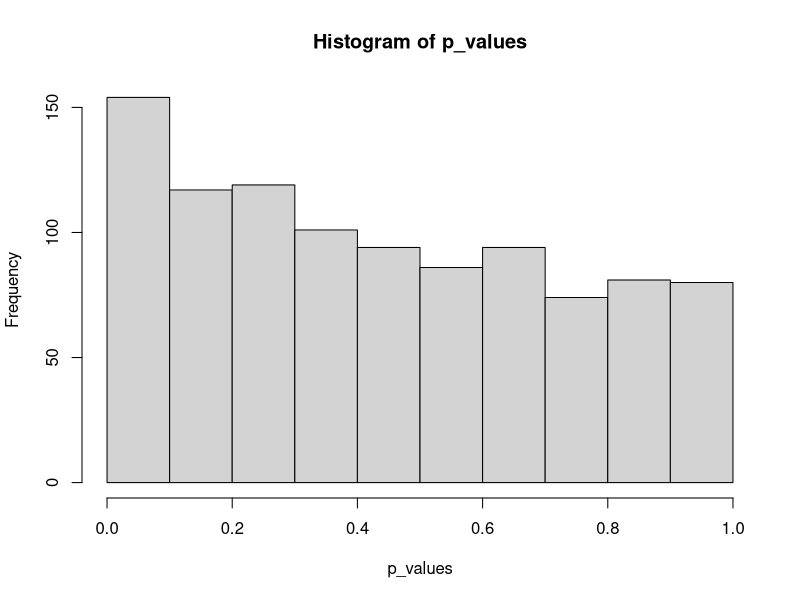
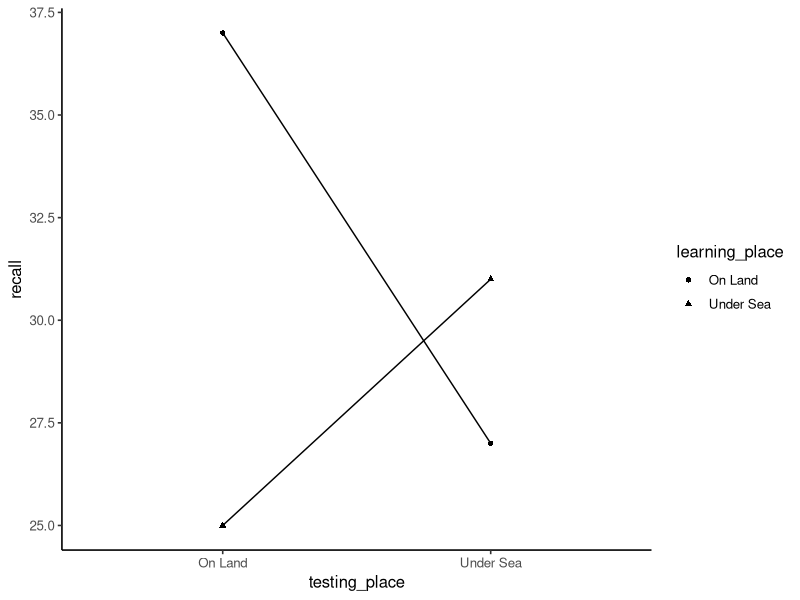

The R source for these figures, in order: (Note: this script raises an error after producing the figures.)
## ---- chunk 1
knitr::opts_chunk$set(echo = TRUE)
## ---- chunk 2
library(tidyverse)
library(foreach)
## ---- chunk 3
make_subject_data <- function(num_subjects, level_names, baseline_mean, baseline_sd, variation_vector) {
  
  simulated_data <- tibble(
    subject = as.factor(rep(1:num_subjects, each = length(level_names))),
    IV = as.factor(rep(level_names, num_subjects)),
    DV = rnorm(num_subjects * length(level_names), base_mean + var_vector, base_sd)
  )
  
  return(simulated_data)
  
  
}
## ---- chunk 4
norm_function <- function(means_vector, sds_vector) {
  norm_vector <- c()
  
  foreach(i = means_vector, j= sds_vector) %do% {
    norm_vector <- append(norm_vector, rnorm(1, i, j))
  }
  
  return(norm_vector)
}

make_subject_data_shift <- function(num_subjects, level_names, baseline_mean, baseline_sd, variation_vector, shift_means, shift_sd, randomize = FALSE) {
  
  if(randomize == TRUE) {
    shift_means <- sample(shift_means)
    shift_sd <- sample(shift_sd)
  }
  
  simulated_data <- tibble(
    subject = as.factor(rep(1:num_subjects, each = length(level_names))),
    IV = as.factor(rep(level_names, num_subjects)),
    DV = rnorm(num_subjects * length(level_names), base_mean + var_vector, base_sd),
    shift = as.vector(t(replicate(length(level_names), sapply(shift_means, norm_function, sds_vector = shift_sd)))),
    DV_shift = DV + shift
  )
  return(simulated_data)
}

## ---- chunk 5

num_subs <- 6
lev_nam <- c("Down2", "Down1", "Control", "Up1", "Up2")
base_mean <- 0
base_sd <- 1
var_vector <- c(-0.2, -0.1, 0, 0.1, 0.2)

one_factor_rm_sim <- make_subject_data(num_subs, lev_nam, base_mean, base_sd, var_vector)

## ---- chunk 6
anova_summary <- summary(aov(DV ~ IV + Error(subject), data = one_factor_rm_sim))

anova_summary[[2]][[1]]$`Pr(>F)`[1]
## ---- chunk 7
p_values <- c()

for(i in 1:1000) {
  one_factor <- make_subject_data(num_subs, lev_nam, base_mean, base_sd, var_vector)
  anova_summary <- summary(aov(DV ~ IV + Error(subject), data = one_factor))
  p_values <- append(p_values, anova_summary[[2]][[1]]$`Pr(>F)`[1])
}

hist(p_values)

## ---- chunk 8
df_gb <- tribble(~subjects,~learning_place,~testing_place,~recall,
        "s1","On Land","On Land",34,
        "s2","On Land","On Land",37,
        "s3","On Land","On Land",27,
        "s4","On Land","On Land",43,
        "s5","On Land","On Land",44,
        "s1","On Land","Under Sea",18,
        "s2","On Land","Under Sea",21,
        "s3","On Land","Under Sea",25,
        "s4","On Land","Under Sea",37,
        "s5","On Land","Under Sea",34,
        "s1","Under Sea","On Land",14,
        "s2","Under Sea","On Land",21,
        "s3","Under Sea","On Land",31,
        "s4","Under Sea","On Land",27,
        "s5","Under Sea","On Land",32,
        "s1","Under Sea","Under Sea",22,
        "s2","Under Sea","Under Sea",25,
        "s3","Under Sea","Under Sea",33,
        "s4","Under Sea","Under Sea",33,
        "s5","Under Sea","Under Sea",42
        )

df_gb <- df_gb %>%
  mutate(subjects = as.factor(subjects),
         learning_place = as.factor(learning_place),
         testing_place = as.factor(testing_place))

aov_out <- aov(recall ~ learning_place*testing_place + Error(subjects/(learning_place*testing_place)), df_gb)

summary(aov_out)
## ---- chunk 9
ggplot(df_gb, aes(x=testing_place, 
                  y=recall,
                  shape=learning_place,
                  group=learning_place))+
  geom_point(stat="summary",fun="mean")+
  geom_line(stat="summary",fun="mean")+
  theme_classic(base_size=12)
## ---- chunk 10
learning_place_means <- df_gb %>%
  group_by(subjects,learning_place) %>%
  summarize(mean_recall = mean(recall))

t.test(mean_recall ~ learning_place, paired=TRUE, data=learning_place_means)

## ---- chunk 11
learning_land <- learning_place_means %>%
  filter(learning_place == "On Land") %>%
  select(mean_recall)

learning_sea <- learning_place_means %>%
  filter(learning_place == "Under Sea") %>%
  select(mean_recall)

t.test(learning_land$mean_recall - learning_sea$mean_recall, mu=0)

## ---- chunk 12
testing_place_means <- df_gb %>%
  group_by(subjects,testing_place) %>%
  summarize(mean_recall = mean(recall))

t.test(mean_recall ~ testing_place, paired=TRUE, data=testing_place_means)

## ---- chunk 13
testing_land <- testing_place_means %>%
  filter(testing_place == "On Land") %>%
  select(mean_recall)

testing_sea <- testing_place_means %>%
  filter(testing_place == "Under Sea") %>%
  select(mean_recall)

t.test(testing_land$mean_recall - testing_sea$mean_recall, mu=0)

## ---- chunk 14
land_land <- df_gb %>%
  filter(learning_place == "On Land",
         testing_place == "On Land") %>%
  pull(recall)

land_sea <- df_gb %>%
  filter(learning_place == "On Land",
         testing_place == "Under Sea") %>%
  pull(recall)

sea_land <- df_gb %>%
  filter(learning_place == "Under Sea",
         testing_place == "On Land") %>%
  pull(recall)

sea_sea <- df_gb %>%
  filter(learning_place == "Under Sea",
         testing_place == "Under Sea") %>%
  pull(recall)

t.test((land_land - land_sea) - (sea_land - sea_sea), mu=0)
